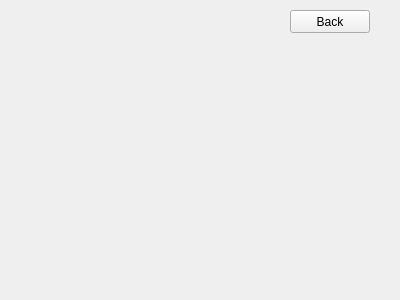
<?xml version="1.0" encoding="UTF-8"?>
<ui version="4.0">
 <class>ScreenWidget</class>
 <widget class="QWidget" name="ScreenWidget">
  <property name="geometry">
   <rect>
    <x>0</x>
    <y>0</y>
    <width>400</width>
    <height>300</height>
   </rect>
  </property>
  <property name="windowTitle">
   <string>Form</string>
  </property>
  <widget class="QPushButton" name="button_back">
   <property name="geometry">
    <rect>
     <x>290</x>
     <y>10</y>
     <width>80</width>
     <height>23</height>
    </rect>
   </property>
   <property name="text">
    <string>Back</string>
   </property>
  </widget>
 </widget>
 <resources/>
 <connections/>
</ui>
